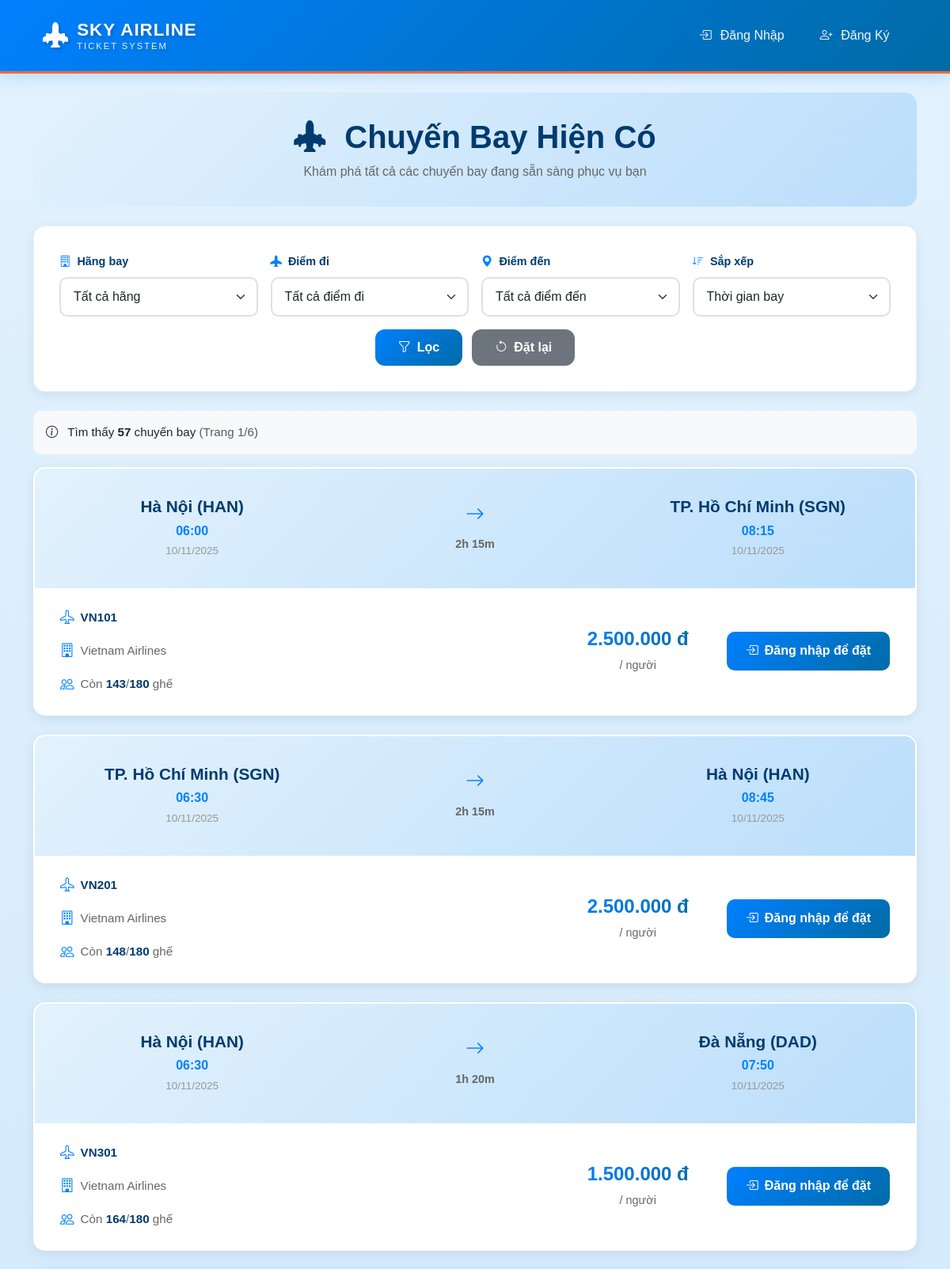
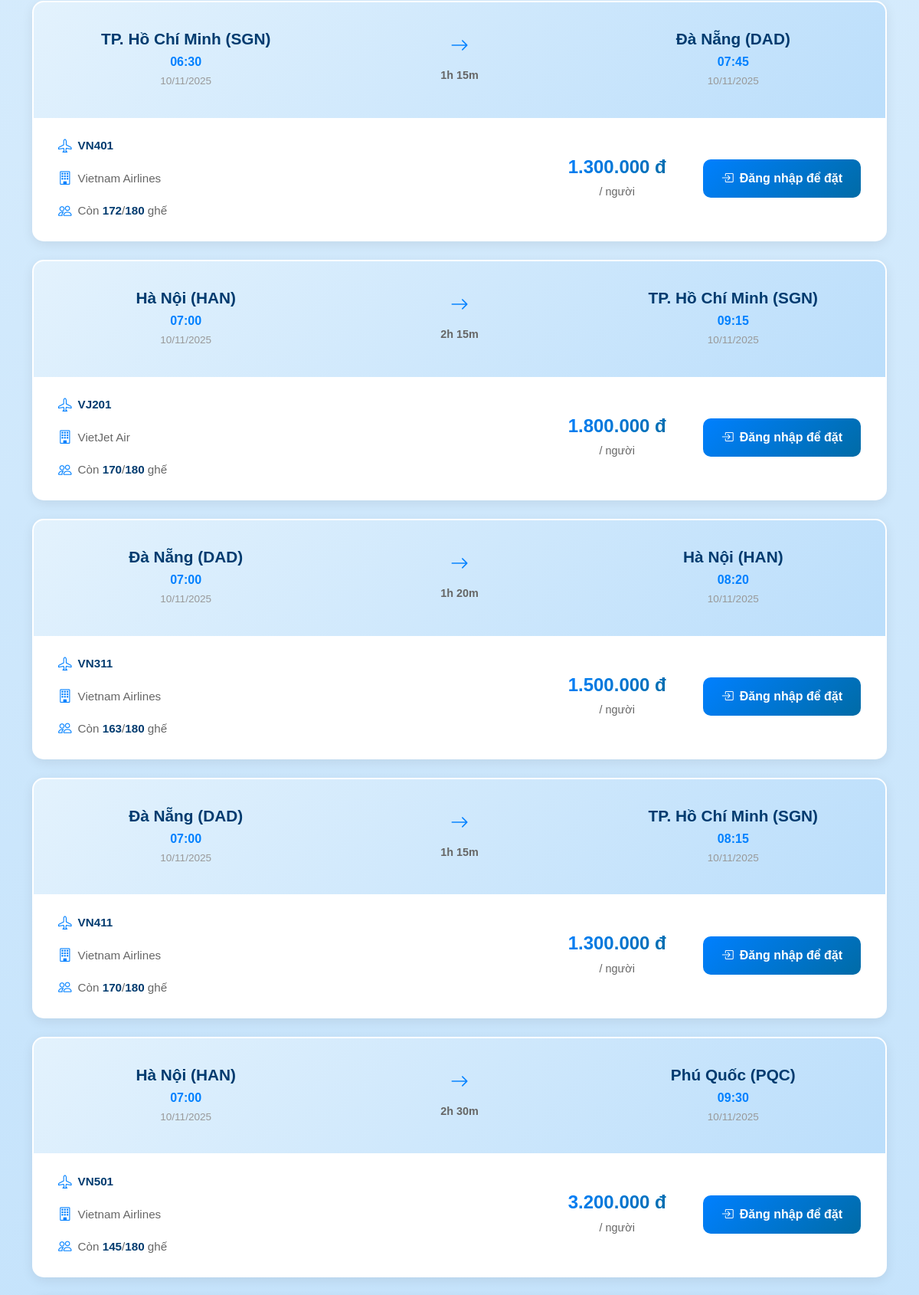
The page /khachhang/chuyenbay.php (upper part) on the database its author committed (2 pictures, top to bottom).
### tables this page shows
CREATE TABLE IF NOT EXISTS `chuyenbay` (
  `MaChuyenBay` int NOT NULL AUTO_INCREMENT,
  `MaChuyenBayText` varchar(20) NOT NULL COMMENT 'Mã chuyến bay dạng VN123',
  `HangBay` varchar(100) NOT NULL COMMENT 'Vietnam Airlines, VietJet...',
  `SanBayDi` varchar(100) NOT NULL,
  `SanBayDen` varchar(100) NOT NULL,
  `ThoiGianBay` datetime NOT NULL,
  `ThoiGianDen` datetime NOT NULL,
  `GiaVe` decimal(10,2) NOT NULL,
  `SoGheConLai` int NOT NULL DEFAULT '0',
  `TongSoGhe` int NOT NULL DEFAULT '0',
  `TrangThai` enum('concho','daybay','huy') DEFAULT 'concho',
  `NgayTao` datetime DEFAULT CURRENT_TIMESTAMP,
  PRIMARY KEY (`MaChuyenBay`),
  UNIQUE KEY `MaChuyenBayText` (`MaChuyenBayText`),
  KEY `idx_machuyenbay` (`MaChuyenBayText`),
  KEY `idx_thoigianbay` (`ThoiGianBay`),
  KEY `idx_sanbaydiden` (`SanBayDi`,`SanBayDen`)
);

### config.php (called while the page is built, shortened)
<?php
$servername = "localhost";
$username = "root";
$password = "";
$dbname = "QLVeMayBay";
$conn = new mysqli($servername, $username, $password, $dbname);
$conn->set_charset("utf8mb4");
function fetch_one($sql) {
    global $conn;
    $result = $conn->query($sql);
    return $result ? $result->fetch_assoc() : null;
}
function fetch_all($sql) {
    global $conn;
    $result = $conn->query($sql);
    $data = [];
    if ($result) {
        while ($row = $result->fetch_assoc()) {
            $data[] = $row;
        }
    }
    return $data;
}
function is_logged_in() {
    return isset($_SESSION['MaNguoiDung']);
}
?>

### khachhang/chuyenbay.php (the view, shortened to what this page needs)
<?php
require_once '../config.php';
$itemsPerPage = 10;
$page = isset($_GET['page']) ? (int)$_GET['page'] : 1;
$page = max($page, 1);
$offset = ($page - 1) * $itemsPerPage;
$sapxep = isset($_GET['sapxep']) ? escape($_GET['sapxep']) : 'thoigian';
$where = ["TrangThai = 'concho'"];
$whereClause = implode(' AND ', $where);
$orderBy = 'ThoiGianBay ASC';
$totalSql = "SELECT COUNT(*) as total FROM ChuyenBay WHERE $whereClause";
$totalResult = fetch_one($totalSql);
$totalItems = $totalResult['total'];
$totalPages = ceil($totalItems / $itemsPerPage);
$sql = "SELECT * FROM ChuyenBay WHERE $whereClause ORDER BY $orderBy LIMIT $itemsPerPage OFFSET $offset";
$chuyenBayList = fetch_all($sql);
require_once '../header.php';
?>
<div class="flights-page">
    <div class="container py-4">
        <div class="page-header mb-4">
            <h1 class="page-title">
                <i class="bi bi-airplane-engines-fill me-3"></i>
                Chuyến Bay Hiện Có
            </h1>
            <p class="page-subtitle">
                Khám phá tất cả các chuyến bay đang sẵn sàng phục vụ bạn
            </p>
        </div>
        <div class="filter-card mb-4">
            <form method="GET" action="" class="filter-form">
                <div class="row g-3">
                    <div class="col-md-3">
                        <label for="hangbay" class="form-label">
                            <i class="bi bi-building me-2"></i>Hãng bay
                        </label>
                        <select name="hangbay" id="hangbay" class="form-select">
                            <option value="">Tất cả hãng</option>
                        </select>
                    </div>
                    <div class="col-md-3">
                        <label for="diemdi" class="form-label">
                            <i class="bi bi-airplane-fill me-2"></i>Điểm đi
                        </label>
                        <select name="diemdi" id="diemdi" class="form-select">
                            <option value="">Tất cả điểm đi</option>
                        </select>
                    </div>
                    <div class="col-md-3">
                        <label for="diemden" class="form-label">
                            <i class="bi bi-geo-alt-fill me-2"></i>Điểm đến
                        </label>
                        <select name="diemden" id="diemden" class="form-select">
                            <option value="">Tất cả điểm đến</option>
                        </select>
                    </div>
                    <div class="col-md-3">
                        <label for="sapxep" class="form-label">
                            <i class="bi bi-sort-down me-2"></i>Sắp xếp
                        </label>
                        <select name="sapxep" id="sapxep" class="form-select">
                            <option value="thoigian" <?php echo ($sapxep == 'thoigian') ? 'selected' : ''; ?>>Thời gian bay</option>
                        </select>
                    </div>
                </div>
                <div class="text-center mt-3">
                    <button type="submit" class="btn btn-primary me-2">
                        <i class="bi bi-funnel me-2"></i>Lọc
                    </button>
                    <a href="chuyenbay.php" class="btn btn-secondary">
                        <i class="bi bi-arrow-counterclockwise me-2"></i>Đặt lại
                    </a>
                </div>
            </form>
        </div>
        <div class="results-info mb-3">
            <div class="d-flex justify-content-between align-items-center">
                <div>
                    <i class="bi bi-info-circle me-2"></i>
                    Tìm thấy <strong><?php echo $totalItems; ?></strong> chuyến bay
                    <span class="text-muted">
                        (Trang <?php echo $page; ?>/<?php echo $totalPages; ?>)
                    </span>
                </div>
            </div>
        </div>
        <?php if (empty($chuyenBayList)): ?>
            <div class="alert alert-warning text-center">
                <i class="bi bi-exclamation-triangle me-2"></i>
                Không tìm thấy chuyến bay nào phù hợp với bộ lọc của bạn.
            </div>
        <?php else: ?>
            <div class="flights-list">
                <?php foreach ($chuyenBayList as $cb): ?>
                    <div class="flight-card">
                        <div class="flight-header">
                            <div class="flight-route">
                                <div class="route-point">
                                    <div class="route-city"><?php echo $cb['SanBayDi']; ?></div>
                                    <div class="route-time"><?php echo date('H:i', strtotime($cb['ThoiGianBay'])); ?></div>
                                    <div class="route-date"><?php echo date('d/m/Y', strtotime($cb['ThoiGianBay'])); ?></div>
                                </div>
                                <div class="route-arrow">
                                    <i class="bi bi-arrow-right"></i>
                                    <div class="route-duration">
                                        <?php
                                        $start = new DateTime($cb['ThoiGianBay']);
                                        $end = new DateTime($cb['ThoiGianDen']);
                                        $diff = $start->diff($end);
                                        echo $diff->h . 'h ' . $diff->i . 'm';
                                        ?>
                                    </div>
                                </div>
                                <div class="route-point">
                                    <div class="route-city"><?php echo $cb['SanBayDen']; ?></div>
                                    <div class="route-time"><?php echo date('H:i', strtotime($cb['ThoiGianDen'])); ?></div>
                                    <div class="route-date"><?php echo date('d/m/Y', strtotime($cb['ThoiGianDen'])); ?></div>
                                </div>
                            </div>
                        </div>
                        <div class="flight-body">
                            <div class="flight-info">
                                <div class="info-item">
                                    <i class="bi bi-airplane"></i>
                                    <span><strong><?php echo $cb['MaChuyenBayText']; ?></strong></span>
                                </div>
                                <div class="info-item">
                                    <i class="bi bi-building"></i>
                                    <span><?php echo $cb['HangBay']; ?></span>
                                </div>
                                <div class="info-item">
                                    <i class="bi bi-people"></i>
                                    <span>Còn <strong><?php echo $cb['SoGheConLai']; ?></strong>/<strong><?php echo $cb['TongSoGhe']; ?></strong> ghế</span>
                                </div>
                            </div>
                            <div class="flight-price">
                                <div class="price-amount"><?php echo number_format($cb['GiaVe'], 0, ',', '.'); ?> đ</div>
                                <div class="price-label">/ người</div>
                            </div>
                            <div class="flight-action">
                                <?php if (is_logged_in()): ?>
                                    <a href="datve.php?machuyenbay=<?php echo $cb['MaChuyenBay']; ?>&sokhach=1&new=1"
                                        class="btn btn-primary">
                                        <i class="bi bi-ticket-perforated me-2"></i>Đặt vé
                                    </a>
                                <?php else: ?>
                                    <a href="../dangnhap.php" class="btn btn-primary">
                                        <i class="bi bi-box-arrow-in-right me-2"></i>Đăng nhập để đặt
                                    </a>
                                <?php endif; ?>
                            </div>
                        </div>
                    </div>
                <?php endforeach; ?>
            </div>
        <?php endif; ?>
    </div>
</div>
<?php require_once '../footer.php'; ?>

### assets/css/style.css (style rules this page uses)
:root { --sky-blue: #0080FF; --ocean-blue: #006BA6; --sunset-orange: #FF6B35; --cloud-white: #FFFFFF; --flight-red: #E63946; --light-gray: #F5F7FA; --dark-blue: #003B6F; --primary-gradient: linear-gradient(135deg, #0080FF 0%, #006BA6 100%); --sunset-gradient: linear-gradient(135deg, #FF6B35 0%, #E63946 100%); --sky-gradient: linear-gradient(to bottom, #E3F2FD 0%, #BBDEFB 100%); }
* { margin: 0; padding: 0; box-sizing: border-box; }
body { font-family: "Be Vietnam Pro", sans-serif; background: var(--sky-gradient); min-height: 100vh; display: flex; flex-direction: column; }
.btn { border-radius: 12px; padding: 0.7rem 1.8rem; font-weight: 600; transition: all 0.3s ease; border: none; }
.btn-primary { background: var(--primary-gradient); color: white; border: none; }
.form-control, .form-select { border-radius: 10px; border: 2px solid #e0e0e0; padding: 0.7rem 1rem; transition: all 0.3s ease; }
.form-label { font-weight: 500; color: var(--dark-blue); }

### rows shown on the page
chuyenbay: SanBayDi "Hà Nội (HAN)", ThoiGianBay "06:00", ThoiGianBay "10/11/2025", ThoiGianBay+ThoiGianDen "2", ThoiGianBay+ThoiGianDen "15", SanBayDen "TP. Hồ Chí Minh (SGN)", ThoiGianDen "08:15", ThoiGianDen "10/11/2025", MaChuyenBayText "VN101", HangBay "Vietnam Airlines", SoGheConLai "143", TongSoGhe "180", GiaVe "2.500.000"
chuyenbay: SanBayDi "TP. Hồ Chí Minh (SGN)", ThoiGianBay "06:30", ThoiGianBay "10/11/2025", ThoiGianBay+ThoiGianDen "2", ThoiGianBay+ThoiGianDen "15", SanBayDen "Hà Nội (HAN)", ThoiGianDen "08:45", ThoiGianDen "10/11/2025", MaChuyenBayText "VN201", HangBay "Vietnam Airlines", SoGheConLai "148", TongSoGhe "180", GiaVe "2.500.000"
chuyenbay: SanBayDi "Hà Nội (HAN)", ThoiGianBay "06:30", ThoiGianBay "10/11/2025", ThoiGianBay+ThoiGianDen "1", ThoiGianBay+ThoiGianDen "20", SanBayDen "Đà Nẵng (DAD)", ThoiGianDen "07:50", ThoiGianDen "10/11/2025", MaChuyenBayText "VN301", HangBay "Vietnam Airlines", SoGheConLai "164", TongSoGhe "180", GiaVe "1.500.000"
chuyenbay: SanBayDi "TP. Hồ Chí Minh (SGN)", ThoiGianBay "06:30", ThoiGianBay "10/11/2025", ThoiGianBay+ThoiGianDen "1", ThoiGianBay+ThoiGianDen "15", SanBayDen "Đà Nẵng (DAD)", ThoiGianDen "07:45", ThoiGianDen "10/11/2025", MaChuyenBayText "VN401", HangBay "Vietnam Airlines", SoGheConLai "172", TongSoGhe "180", GiaVe "1.300.000"
chuyenbay: SanBayDi "Hà Nội (HAN)", ThoiGianBay "07:00", ThoiGianBay "10/11/2025", ThoiGianBay+ThoiGianDen "2", ThoiGianBay+ThoiGianDen "15", SanBayDen "TP. Hồ Chí Minh (SGN)", ThoiGianDen "09:15", ThoiGianDen "10/11/2025", MaChuyenBayText "VJ201", HangBay "VietJet Air", SoGheConLai "170", TongSoGhe "180", GiaVe "1.800.000"
chuyenbay: SanBayDi "Đà Nẵng (DAD)", ThoiGianBay "07:00", ThoiGianBay "10/11/2025", ThoiGianBay+ThoiGianDen "1", ThoiGianBay+ThoiGianDen "20", SanBayDen "Hà Nội (HAN)", ThoiGianDen "08:20", ThoiGianDen "10/11/2025", MaChuyenBayText "VN311", HangBay "Vietnam Airlines", SoGheConLai "163", TongSoGhe "180", GiaVe "1.500.000"
chuyenbay: SanBayDi "Đà Nẵng (DAD)", ThoiGianBay "07:00", ThoiGianBay "10/11/2025", ThoiGianBay+ThoiGianDen "1", ThoiGianBay+ThoiGianDen "15", SanBayDen "TP. Hồ Chí Minh (SGN)", ThoiGianDen "08:15", ThoiGianDen "10/11/2025", MaChuyenBayText "VN411", HangBay "Vietnam Airlines", SoGheConLai "170", TongSoGhe "180", GiaVe "1.300.000"
chuyenbay: SanBayDi "Hà Nội (HAN)", ThoiGianBay "07:00", ThoiGianBay "10/11/2025", ThoiGianBay+ThoiGianDen "2", ThoiGianBay+ThoiGianDen "30", SanBayDen "Phú Quốc (PQC)", ThoiGianDen "09:30", ThoiGianDen "10/11/2025", MaChuyenBayText "VN501", HangBay "Vietnam Airlines", SoGheConLai "145", TongSoGhe "180", GiaVe "3.200.000"

### other values the page prints
$totalItems "57"
$page "1"
$totalPages "6"
